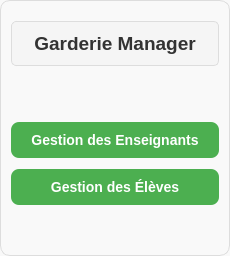
     <widget class="QWidget" name="verticalWidget" native="true">
      <property name="sizePolicy">
       <sizepolicy hsizetype="Expanding" vsizetype="Expanding">
        <horstretch>0</horstretch>
        <verstretch>0</verstretch>
       </sizepolicy>
      </property>
      <property name="minimumSize">
       <size>
        <width>0</width>
        <height>0</height>
       </size>
      </property>
      <property name="maximumSize">
       <size>
        <width>230</width>
        <height>16777215</height>
       </size>
      </property>
      <property name="styleSheet">
       <string notr="true">QWidget {
    background-color: #f9f9f9; /* Very light background color */
    border: 1px solid #ddd; /* Light gray border */
    border-radius: 10px; /* Rounded corners */
    padding: 20px; /* Spacing inside the widget */
    box-shadow: 0px 2px 6px rgba(0, 0, 0, 0.1); /* Subtle shadow */
}

</string>
      </property>
      <layout class="QVBoxLayout" name="verticalLayout_43">
       <item>
        <widget class="QLabel" name="nameapp">
         <property name="font">
          <font>
           <family>MS Shell Dlg 2</family>
           <pointsize>-1</pointsize>
           <weight>75</weight>
           <bold>true</bold>
          </font>
         </property>
         <property name="styleSheet">
          <string notr="true">/* Apply styles to QLabel elements */
QLabel {
    font-size: 19px;
    font-weight: bold;
    color: #333;
    text-align: center;
    margin: 10px 0;
    background-color: #f5f5f5; /* Light background color */
    border: 1px solid #ddd; /* Light gray border */
    border-radius: 5px; /* Rounded corners */
    padding: 10px; /* Padding inside the label */
    box-shadow: 0px 2px 6px rgba(0, 0, 0, 0.1); /* Subtle shadow */
}

/* Apply styles to selected text within QLabel */
QLabel::selection {
    background-color: #1abc9c; /* Teal background color */
    color: white; /* White text color */
}
</string>
         </property>
         <property name="text">
          <string>Garderie Manager</string>
         </property>
         <property name="alignment">
          <set>Qt::AlignCenter</set>
         </property>
        </widget>
       </item>
       <item>
        <spacer name="verticalSpacer_3">
         <property name="orientation">
          <enum>Qt::Vertical</enum>
         </property>
         <property name="sizeType">
          <enum>QSizePolicy::Fixed</enum>
         </property>
         <property name="sizeHint" stdset="0">
          <size>
           <width>20</width>
           <height>40</height>
          </size>
         </property>
        </spacer>
       </item>
       <item>
        <widget class="QPushButton" name="btn_openHomeEnseignant">
         <property name="font">
          <font>
           <pointsize>-1</pointsize>
           <weight>75</weight>
           <bold>true</bold>
           <underline>false</underline>
           <strikeout>false</strikeout>
          </font>
         </property>
         <property name="styleSheet">
          <string notr="true">QPushButton {
    background-color: #4CAF50; /* Green background color */
    border: none; /* No border */
    color: white; /* White text color */
    padding: 10px 20px; /* Padding around the text */
    text-align: center; /* Center the text horizontally */
    text-decoration: none; /* No text decoration (underline, etc.) */
    display: inline-block; /* Display as inline block element */
    font-size: 14px; /* Font size */
    border-radius: 8px; /* Rounded corners */
    cursor: pointer; /* Show hand cursor on hover */
}

/* Styling when the button is hovered */
QPushButton:hover {
    background-color: #45a049; /* Darker green background on hover */
}

/* Styling when the button is pressed */
QPushButton:pressed {
    background-color: #3e8e41; /* Even darker green when pressed */
}
</string>
         </property>
         <property name="text">
          <string>Gestion des Enseignants</string>
         </property>
        </widget>
       </item>
       <item>
        <spacer name="verticalSpacer_2">
         <property name="orientation">
          <enum>Qt::Vertical</enum>
         </property>
         <property name="sizeType">
          <enum>QSizePolicy::Preferred</enum>
         </property>
         <property name="sizeHint" stdset="0">
          <size>
           <width>20</width>
           <height>5</height>
          </size>
         </property>
        </spacer>
       </item>
       <item>
        <widget class="QPushButton" name="btn_openHomeEleve">
         <property name="font">
          <font>
           <pointsize>-1</pointsize>
           <weight>75</weight>
           <bold>true</bold>
           <underline>false</underline>
           <strikeout>false</strikeout>
          </font>
         </property>
         <property name="styleSheet">
          <string notr="true">QPushButton {
    background-color: #4CAF50; /* Green background color */
    border: none; /* No border */
    color: white; /* White text color */
    padding: 10px 20px; /* Padding around the text */
    text-align: center; /* Center the text horizontally */
    text-decoration: none; /* No text decoration (underline, etc.) */
    display: inline-block; /* Display as inline block element */
    font-size: 14px; /* Font size */
    border-radius: 8px; /* Rounded corners */
    cursor: pointer; /* Show hand cursor on hover */
}

/* Styling when the button is hovered */
QPushButton:hover {
    background-color: #45a049; /* Darker green background on hover */
}

/* Styling when the button is pressed */
QPushButton:pressed {
    background-color: #3e8e41; /* Even darker green when pressed */
}
</string>
         </property>
         <property name="text">
          <string>Gestion des Élèves</string>
         </property>
        </widget>
       </item>
       <item>
        <spacer name="verticalSpacer">
         <property name="orientation">
          <enum>Qt::Vertical</enum>
         </property>
         <property name="sizeHint" stdset="0">
          <size>
           <width>20</width>
           <height>40</height>
          </size>
         </property>
        </spacer>
       </item>
      </layout>
     </widget>
